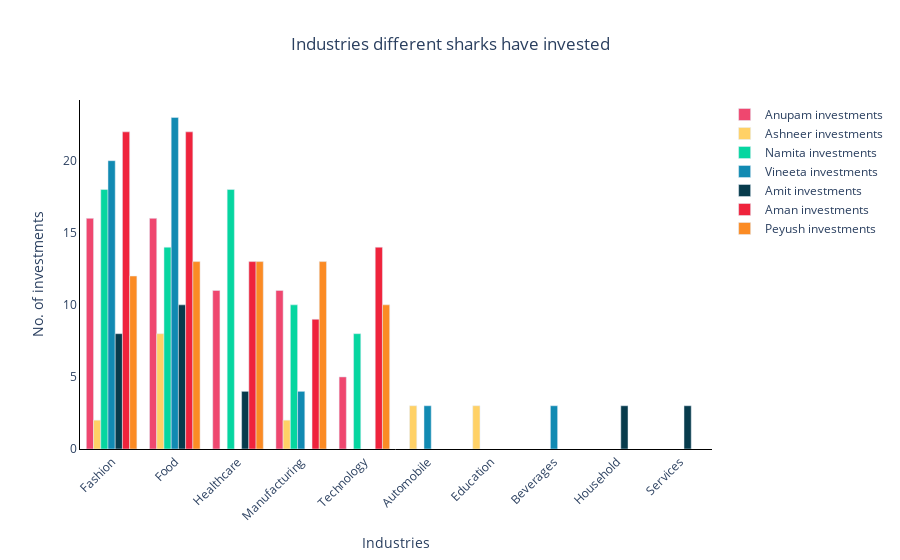

The notebook cell this image was saved under:
### Code cell
# Plot different investments by different sharks!

fig = go.Figure()
fig.add_trace(go.Bar(
    x=anupam_industires,
    y=anupam_count,
    name='Anupam investments',
    marker_color='#ef476f'
))
fig.add_trace(go.Bar(
    x=ashneer_industires,
    y=ashneer_count,
    name='Ashneer investments',
    marker_color='#ffd166'
))
fig.add_trace(go.Bar(
    x=namita_industires,
    y=namita_count,
    name='Namita investments',
    marker_color='#06d6a0'
))
fig.add_trace(go.Bar(
    x=vineeta_industires,
    y=vineeta_count,
    name='Vineeta investments',
    marker_color='#118ab2'
))
fig.add_trace(go.Bar(
    x=amit_industires,
    y=amit_count,
    name='Amit investments',
    marker_color='#073b4c'
))
fig.add_trace(go.Bar(
    x=aman_industires,
    y=aman_count,
    name='Aman investments',
    marker_color='#ef233c'
))
fig.add_trace(go.Bar(
    x=peyush_industires,
    y=peyush_count,
    name='Peyush investments',
    marker_color='#fb8b24'
))

fig.update_layout(barmode='group', xaxis_tickangle=-45)
fig.update_layout(
    plot_bgcolor='white',
    paper_bgcolor='white',
    title={
        'text': 'Industries different sharks have invested',
        'x': 0.5,
        'xanchor': 'center'
    },
    xaxis=dict(
        showline=True,
        linewidth=1,
        linecolor='black',
        title='Industries',
    ),
    yaxis=dict(
        showline=True,
        linewidth=1,
        linecolor='black',
        title='No. of investments',
    )
)
fig.show()

### Figure 1 — Plotly figure (JSON) as saved in the notebook; plotly's stock layout.template omitted (floating-point values rounded to 4 significant figures)
{"data": [{"marker": {"color": "#ef476f"}, "name": "Anupam investments", "type": "bar", "x": ["Fashion", "Food", "Healthcare", "Manufacturing", "Technology"], "y": [16, 16, 11, 11, 5]}, {"marker": {"color": "#ffd166"}, "name": "Ashneer investments", "type": "bar", "x": ["Food", "Automobile", "Education", "Fashion", "Manufacturing"], "y": [8, 3, 3, 2, 2]}, {"marker": {"color": "#06d6a0"}, "name": "Namita investments", "type": "bar", "x": ["Fashion", "Healthcare", "Food", "Manufacturing", "Technology"], "y": [18, 18, 14, 10, 8]}, {"marker": {"color": "#118ab2"}, "name": "Vineeta investments", "type": "bar", "x": ["Food", "Fashion", "Manufacturing", "Automobile", "Beverages"], "y": [23, 20, 4, 3, 3]}, {"marker": {"color": "#073b4c"}, "name": "Amit investments", "type": "bar", "x": ["Food", "Fashion", "Healthcare", "Household", "Services"], "y": [10, 8, 4, 3, 3]}, {"marker": {"color": "#ef233c"}, "name": "Aman investments", "type": "bar", "x": ["Fashion", "Food", "Technology", "Healthcare", "Manufacturing"], "y": [22, 22, 14, 13, 9]}, {"marker": {"color": "#fb8b24"}, "name": "Peyush investments", "type": "bar", "x": ["Food", "Healthcare", "Manufacturing", "Fashion", "Technology"], "y": [13, 13, 13, 12, 10]}], "layout": {"autosize": true, "barmode": "group", "paper_bgcolor": "white", "plot_bgcolor": "white", "title": {"text": "Industries different sharks have invested", "x": 0.5, "xanchor": "center"}, "xaxis": {"autorange": true, "linecolor": "black", "linewidth": 1, "range": [-0.5, 9.5], "showline": true, "tickangle": -45, "title": {"text": "Industries"}, "type": "category"}, "yaxis": {"autorange": true, "linecolor": "black", "linewidth": 1, "range": [0, 24.21], "showline": true, "title": {"text": "No. of investments"}, "type": "linear"}}}
